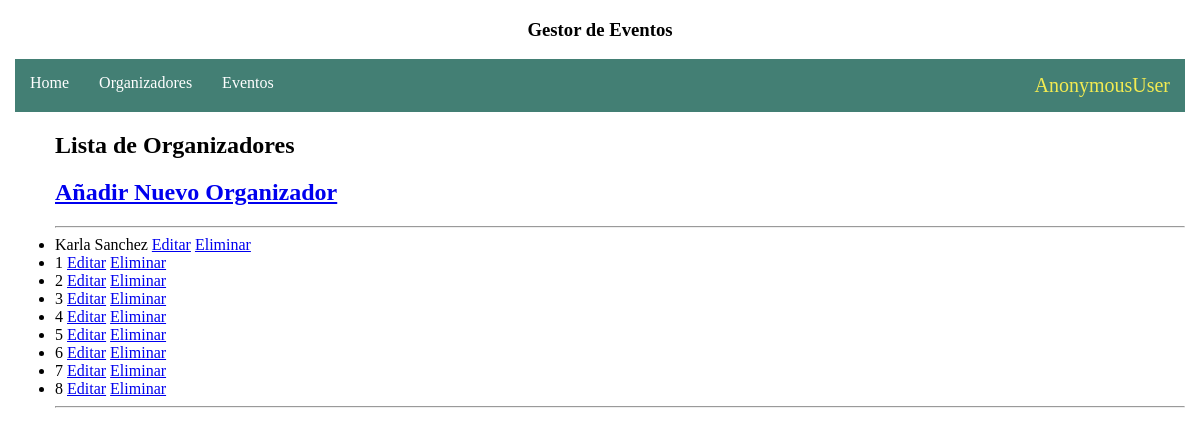
/gestor_eventos/organizadores/, run on an earlier commit of the app's database.
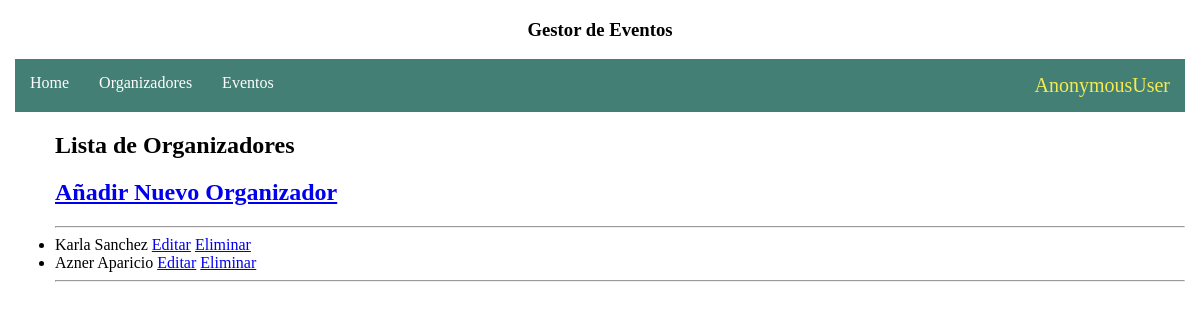
And on a later commit of the database.
### eventos/models.py (models this page shows, shortened)
class organizador(models.Model):
    nombre_org = models.CharField(max_length=100)

### eventos/views.py (the view)
# urls.py: path("organizadores/", organizador_lista.as_view(), name = "lista_organizadores"),
class organizador_lista(ListView):
    model = organizador
    template_name = 'lista_organizadores.html'

### eventos/templates/lista_organizadores.html (shortened to what this page needs)
<!doctype html>
<html lang="en">
  <head>
  </head>
  <body>
    <h3>Gestor de Eventos</h3>
        <nav class="navbar">
        <ul>
            <li><a href="{% url 'eventosApp:pagina_principal' %}">Home</a></li>
            <li><a href="{% url 'eventosApp:lista_organizadores' %}">Organizadores</a></li>
            <li><a href="{% url 'eventosApp:lista_Eventos' %}">Eventos</a></li>
            <span>{{request.user}}</span>
        </ul>
        </nav>
    <ul>
        <h2>Lista de Organizadores</h2>
        <a href="{% url 'eventosApp:añadir_organizadores' %}"><h2>Añadir Nuevo Organizador</h2></a>
        <hr/>
        {% for organizador in object_list %}
            <li> {{organizador.nombre_org}} <a href="{% url 'eventosApp:editar_organizador' organizador.id%}">Editar</a> <a href="{% url 'eventosApp:borrar_organizador' organizador.id%}">Eliminar</a> </li>
        {% endfor %}
        <hr/>
    </ul>
  </body>
</html>

### eventos/templates/lista_organizadores.html (style rules this page uses)
body { margin: 15px; }
h3 { text-align: center; }
span { color: rgb(243, 235, 81); text-decoration: none; padding: 15px; display: block; text-align: right; font-size: 20px; }
.navbar ul { list-style-type: none; background-color: #437f74; padding: 0px; overflow: hidden; }
.navbar a { color: white; text-decoration: none; padding: 15px; display: block; text-align: center; }
.navbar li { float: left; }

What changed in the data, as far as the page shows it:
removed organizador: nombre_org "1"
removed organizador: nombre_org "2"
removed organizador: nombre_org "3"
removed organizador: nombre_org "4"
removed organizador: nombre_org "5"
removed organizador: nombre_org "6"
removed organizador: nombre_org "7"
removed organizador: nombre_org "8"
added organizador: nombre_org "Azner Aparicio"
